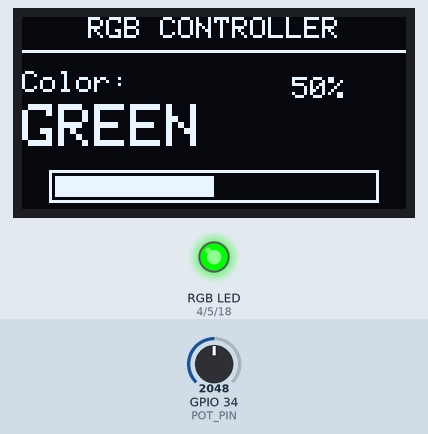
Recording of a sketch running on a simulated ESP32. Shown: 128×64 one-colour display, an RGB LED mixed from three pins (HIGH = lit). The inputs (shaded band) are chosen by the test bench; at power-on: GPIO 34 (POT_PIN) = 2048.

Above: at 1.2 s.
1.3 s: GPIO 34 (POT_PIN) set to 1598
At 2.4 s:
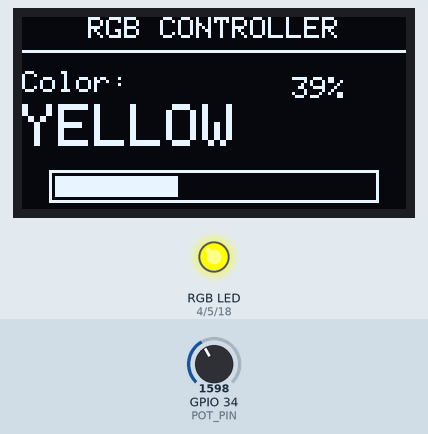
2.8 s: GPIO 34 (POT_PIN) set to 779
At 3.9 s:
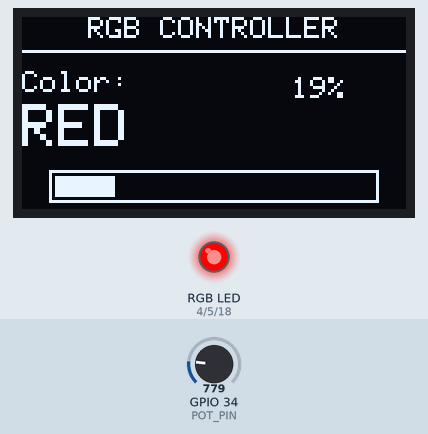
4.3 s: GPIO 34 (POT_PIN) set to 2497
At 5.4 s:
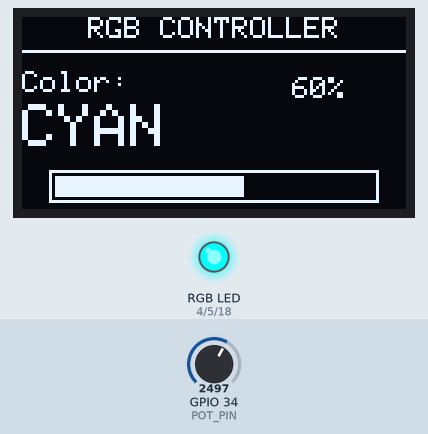
5.8 s: GPIO 34 (POT_PIN) set to 3316
At 6.9 s:
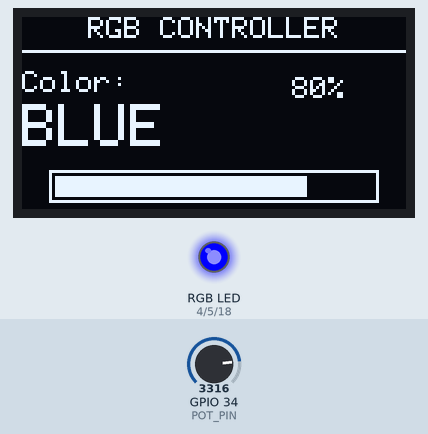
7.3 s: GPIO 34 (POT_PIN) set to 2417
At 8.3 s:
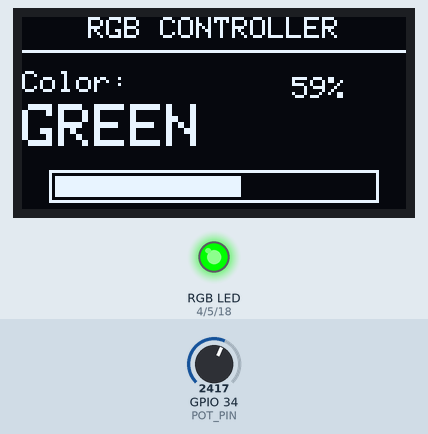
Timing chart, 0 to 9.8 s (numbered marks = the images above; inputs shaded):
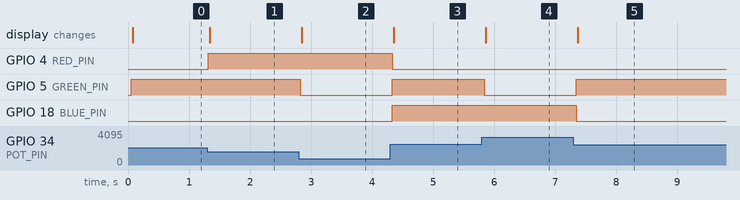

Measured:
- after the input at 1.3 s, GPIO 4 (RED_PIN): LOW → HIGH at once; the display: changes at once (image 1)
- after the input at 2.8 s, GPIO 5 (GREEN_PIN): HIGH → LOW at once; the display: changes after 0.05 s (image 2)
- after the input at 4.3 s, GPIO 4 (RED_PIN): HIGH → LOW at once; GPIO 5 (GREEN_PIN), GPIO 18 (BLUE_PIN): LOW → HIGH at once; the display: changes after 0.06 s (image 3)
- after the input at 5.8 s, GPIO 5 (GREEN_PIN): HIGH → LOW at once; the display: changes after 0.07 s (image 4)
- after the input at 7.3 s, GPIO 5 (GREEN_PIN): LOW → HIGH after 0.05 s; GPIO 18 (BLUE_PIN): HIGH → LOW after 0.05 s; the display: changes after 0.07 s (image 5)

The sketch:

RGB_module_V4.ino
```cpp
#include <Wire.h>
#include <Adafruit_GFX.h>
#include <Adafruit_SSD1306.h>

#define SCREEN_WIDTH 128
#define SCREEN_HEIGHT 64

Adafruit_SSD1306 display(SCREEN_WIDTH, SCREEN_HEIGHT, &Wire, -1);

#define POT_PIN 34
#define RED_PIN 4
#define GREEN_PIN 5
#define BLUE_PIN 18

void setColor(bool red, bool green, bool blue)
{
  digitalWrite(RED_PIN, red);
  digitalWrite(GREEN_PIN, green);
  digitalWrite(BLUE_PIN, blue);
}

const int frequency(5000);
const int resolution(8);

void updateDisplay(String colorName, int percentage)
{
  display.clearDisplay();
  display.setTextColor(SSD1306_WHITE);

  display.setTextSize(1);
  display.setCursor(22, 0);
  display.println("RGB CONTROLLER");

  display.drawLine(0, 11, 127, 11, SSD1306_WHITE);

  display.setTextSize(1);
  display.setCursor(0, 18);
  display.print("Color:");

  // Display selected color
  display.setTextSize(2);
  display.setCursor(0, 29);
  display.println(colorName);

  // Percentage
  display.setTextSize(1);
  display.setCursor(90, 20);
  display.print(percentage);
  display.print("%");

  // Progress bar outline
  display.drawRect(9, 51, 110, 11, SSD1306_WHITE);

  // Convert percentage to progress bar width
  int barWidth = map(percentage, 0, 100, 0, 106);

  // Fill progress bar
  display.fillRect(11, 53, barWidth, 7, SSD1306_WHITE);

  display.display();
}

void setup() {
  pinMode(POT_PIN, INPUT);
  pinMode(RED_PIN, OUTPUT);
  pinMode(GREEN_PIN, OUTPUT);
  pinMode(BLUE_PIN, OUTPUT);

  setColor(LOW, LOW, LOW);

  if(!display.begin(SSD1306_SWITCHCAPVCC, 0x3C))
  {
    while(true)
    {

    }
  }

  display.clearDisplay();
  display.display();

}

void loop() {
  int potValue=analogRead(POT_PIN);

  int brightness=map(potValue, 0, 4095, 0, 255);

  int percentage=map(potValue, 0, 4095, 0, 100);

  percentage=constrain(percentage, 0, 100);

  String colorName;

  if(potValue<=819)
  {
    setColor(HIGH, LOW, LOW);
    colorName="RED";
  }

  else if(potValue<=1638)
  {
    setColor(HIGH, HIGH, LOW);
    colorName="YELLOW";
  }

  else if(potValue<2457)
  {
    setColor(LOW, HIGH, LOW);
    colorName="GREEN";
  }

  else if(potValue<=3276)
  {
    setColor(LOW, HIGH, HIGH);
    colorName="CYAN";
  }

  else
  {
    setColor(LOW, LOW, HIGH);

    colorName="BLUE";
  }

  updateDisplay(colorName, percentage);

  delay(100);
}
```
